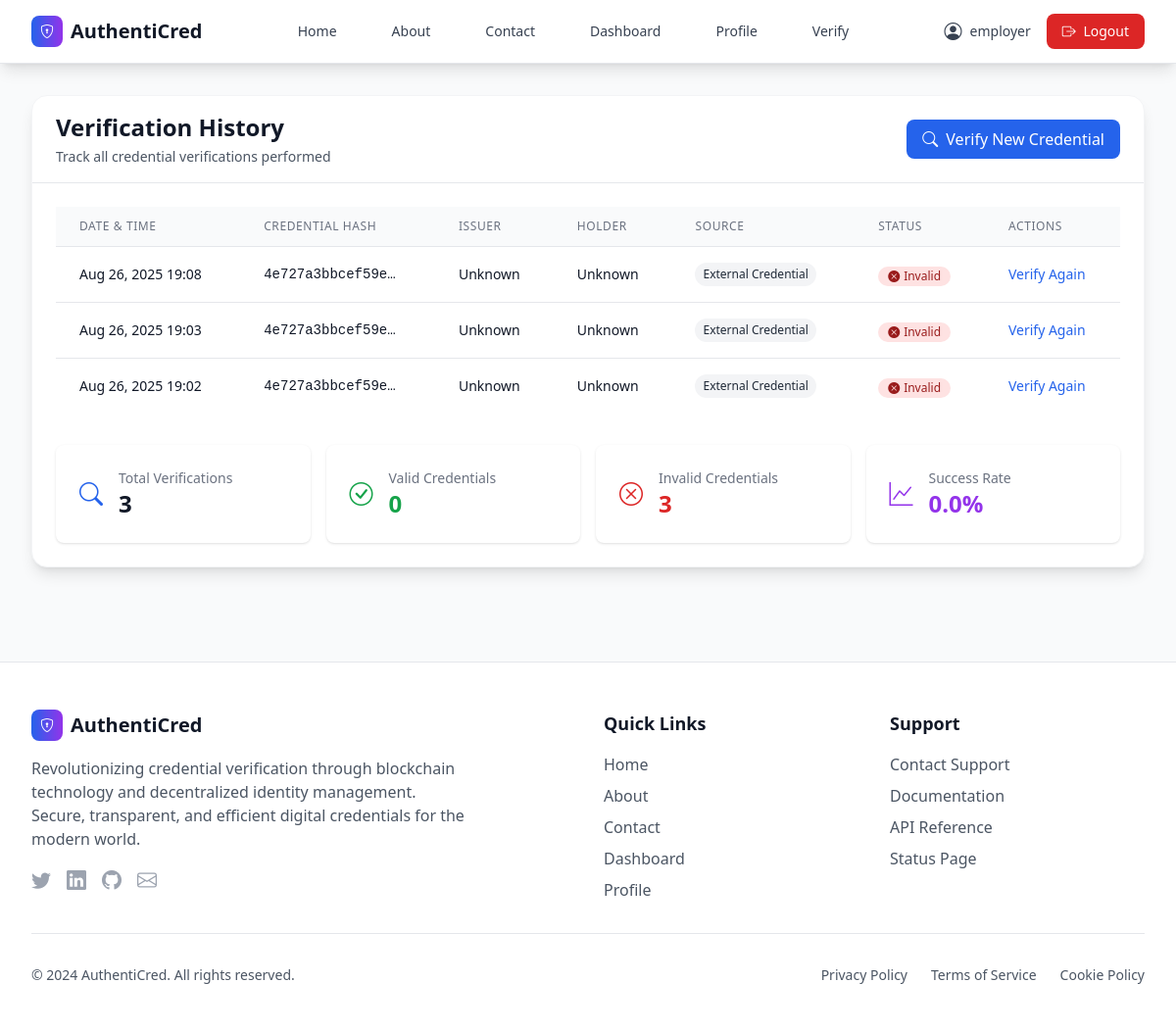
The page /credentials/verification-history/ (signed in) on the database as committed earlier.
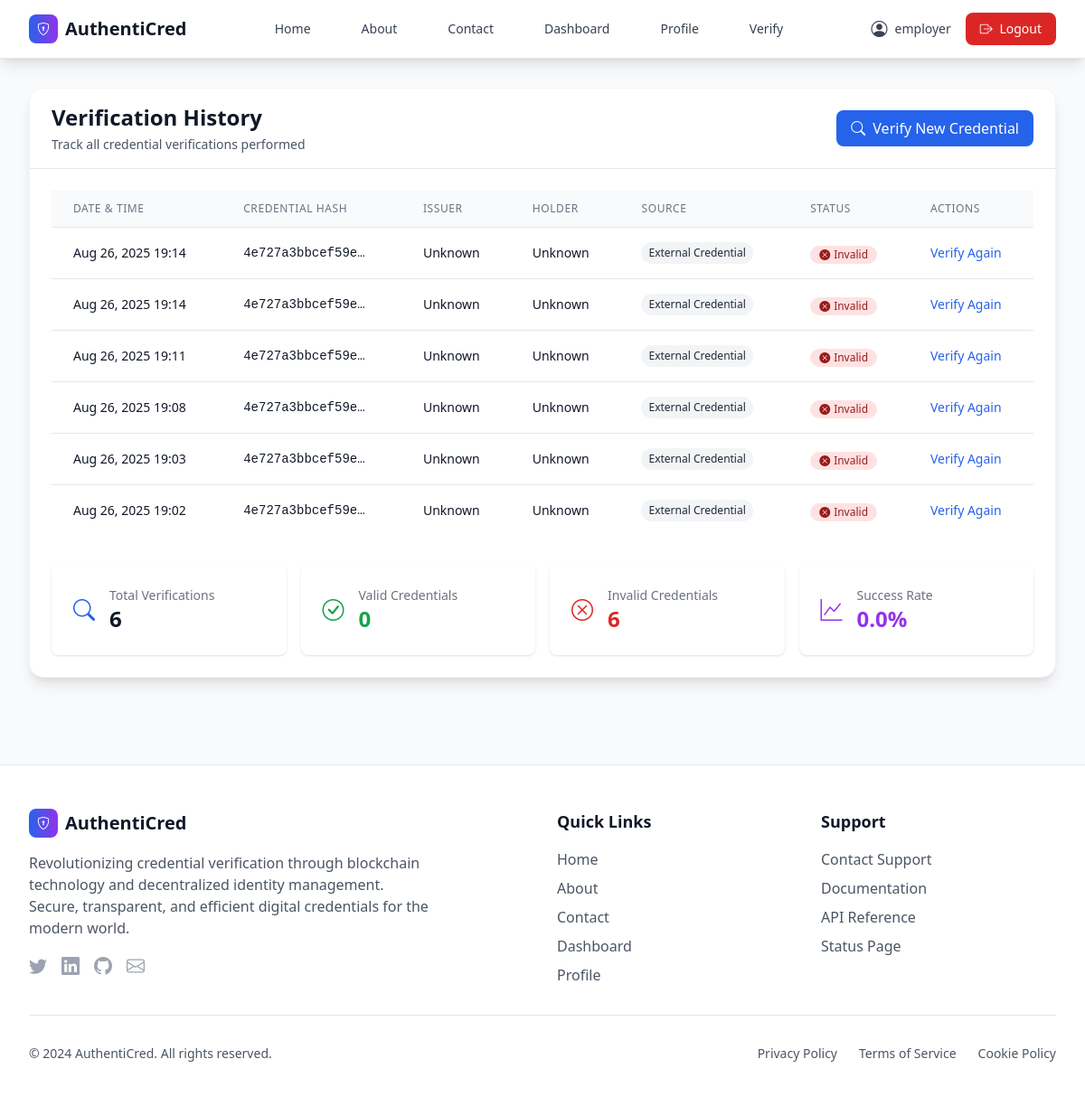
The same page on the database as committed later.
### users/models.py (models this page shows, shortened)
class User(AbstractUser):
    id = models.UUIDField(primary_key=True, default=uuid.uuid4, editable=False)
    user_type = models.CharField(max_length=20, choices=USER_TYPE_CHOICES)
    did = models.CharField(max_length=255, unique=True, null=True, blank=True)
    public_key = models.TextField(null=True, blank=True)
    created_at = models.DateTimeField(default=timezone.now)
    updated_at = models.DateTimeField(auto_now=True)
    groups = models.ManyToManyField(
        Group,
        verbose_name='groups',
        blank=True,
        help_text='The groups this user belongs to.',
        related_name="custom_user_set",
        related_query_name="user",
    )
    user_permissions = models.ManyToManyField(
        Permission,
        verbose_name='user permissions',
        blank=True,
        help_text='Specific permissions for this user.',
        related_name="custom_user_set",
        related_query_name="user",
    )
    def is_issuer(self):
        return self.user_type == 'INSTITUTION'
    def is_holder(self):
        return self.user_type == 'STUDENT'
    def is_verifier(self):
        return self.user_type == 'EMPLOYER'

### credentials/models.py (models this page shows, shortened)
class VerificationRecord(models.Model):
    id = models.UUIDField(primary_key=True, default=uuid.uuid4, editable=False)
    verifier = models.ForeignKey('users.User', on_delete=models.CASCADE, related_name='verifications_performed')
    credential_hash = models.CharField(max_length=64, help_text="64-character hex hash of the credential")
    credential = models.ForeignKey(Credential, on_delete=models.SET_NULL, null=True, blank=True, related_name='verification_records')
    verification_date = models.DateTimeField(default=timezone.now)
    is_valid = models.BooleanField(default=False)
    verification_details = models.JSONField(default=dict, help_text="Detailed verification results")
    source = models.CharField(max_length=20, choices=[
        ('INTERNAL', 'Internal Database'),
        ('EXTERNAL', 'External Credential'),
    ], default='INTERNAL')
    class Meta:
        ordering = ['-verification_date']
        indexes = [
            models.Index(fields=['verifier', '-verification_date']),
            models.Index(fields=['credential_hash']),
        ]
    @property
    def issuer_name(self):
        if self.credential and self.credential.issuer:
            return self.credential.issuer.get_full_name() or self.credential.issuer.username
        return "Unknown"
    @property
    def holder_name(self):
        if self.credential and self.credential.holder:
            return self.credential.holder.get_full_name() or self.credential.holder.username
        return "Unknown"

### credentials/views.py (the view)
# urls.py: path('verification-history/', views.verification_history, name='verification_history'),
@login_required
def verification_history(request):
    if not request.user.is_verifier():
        messages.error(request, "Only verifiers can access verification history")
        return redirect('dashboard')
    verifications = VerificationRecord.objects.filter(verifier=request.user).select_related('credential').order_by('-verification_date')
    total_verifications = verifications.count()
    valid_verifications = verifications.filter(is_valid=True).count()
    invalid_verifications = verifications.filter(is_valid=False).count()
    success_rate = (valid_verifications / total_verifications * 100) if total_verifications > 0 else 0
    return render(request, 'credentials/verification_history.html', {
        'verifications': verifications,
        'total_verifications': total_verifications,
        'valid_verifications': valid_verifications,
        'invalid_verifications': invalid_verifications,
        'success_rate': round(success_rate, 1)
    })

### credentials/templates/credentials/verification_history.html (shortened to what this page needs)
{% extends 'users/base.html' %}
{% block content %}
<div class="max-w-6xl mx-auto">
    <div class="bg-white rounded-2xl shadow-lg border border-gray-100">
        <div class="px-6 py-4 border-b border-gray-200">
            <div class="flex items-center justify-between">
                <div>
                    <h2 class="text-2xl font-bold text-gray-900">Verification History</h2>
                    <p class="text-sm text-gray-600 mt-1">Track all credential verifications performed</p>
                </div>
                <a href="{% url 'verify_credential' %}" class="inline-flex items-center px-4 py-2 bg-blue-600 hover:bg-blue-700 text-white rounded-lg font-medium transition-colors">
                    <i class="bi bi-search mr-2"></i> Verify New Credential
                </a>
            </div>
        </div>
        <div class="p-6">
            {% if verifications %}
            <div class="overflow-x-auto">
                <table class="min-w-full divide-y divide-gray-200">
                    <thead class="bg-gray-50">
                        <tr>
                            <th class="px-6 py-3 text-left text-xs font-medium text-gray-500 uppercase tracking-wider">
                                Date & Time
                            </th>
                            <th class="px-6 py-3 text-left text-xs font-medium text-gray-500 uppercase tracking-wider">
                                Credential Hash
                            </th>
                            <th class="px-6 py-3 text-left text-xs font-medium text-gray-500 uppercase tracking-wider">
                                Issuer
                            </th>
                            <th class="px-6 py-3 text-left text-xs font-medium text-gray-500 uppercase tracking-wider">
                                Holder
                            </th>
                            <th class="px-6 py-3 text-left text-xs font-medium text-gray-500 uppercase tracking-wider">
                                Source
                            </th>
                            <th class="px-6 py-3 text-left text-xs font-medium text-gray-500 uppercase tracking-wider">
                                Status
                            </th>
                            <th class="px-6 py-3 text-left text-xs font-medium text-gray-500 uppercase tracking-wider">
                                Actions
                            </th>
                        </tr>
                    </thead>
                    <tbody class="bg-white divide-y divide-gray-200">
                        {% for verification in verifications %}
                        <tr class="hover:bg-gray-50">
                            <td class="px-6 py-4 whitespace-nowrap text-sm text-gray-900">
                                {{ verification.verification_date|date:"M d, Y H:i" }}
                            </td>
                            <td class="px-6 py-4 whitespace-nowrap text-sm font-mono text-gray-900">
                                {{ verification.credential_hash|truncatechars:16 }}
                            </td>
                            <td class="px-6 py-4 whitespace-nowrap text-sm text-gray-900">
                                {{ verification.issuer_name }}
                            </td>
                            <td class="px-6 py-4 whitespace-nowrap text-sm text-gray-900">
                                {{ verification.holder_name }}
                            </td>
                            <td class="px-6 py-4 whitespace-nowrap text-sm text-gray-900">
                                <span class="inline-flex items-center px-2 py-1 rounded-full text-xs font-medium {% if verification.source == 'INTERNAL' %}bg-blue-100 text-blue-800{% else %}bg-gray-100 text-gray-800{% endif %}">
                                    {{ verification.get_source_display }}
                                </span>
                            </td>
                            <td class="px-6 py-4 whitespace-nowrap">
                                {% if verification.is_valid %}
                                <span class="inline-flex items-center px-2.5 py-0.5 rounded-full text-xs font-medium bg-green-100 text-green-800">
                                    <i class="bi bi-check-circle-fill mr-1"></i> Valid
                                </span>
                                {% else %}
                                <span class="inline-flex items-center px-2.5 py-0.5 rounded-full text-xs font-medium bg-red-100 text-red-800">
                                    <i class="bi bi-x-circle-fill mr-1"></i> Invalid
                                </span>
                                {% endif %}
                            </td>
                            <td class="px-6 py-4 whitespace-nowrap text-sm font-medium">
                                <a href="{% url 'verify_credential' %}?hash={{ verification.credential_hash }}" class="text-blue-600 hover:text-blue-900">Verify Again</a>
                            </td>
                        </tr>
                        {% endfor %}
                    </tbody>
                </table>
            </div>
            <div class="mt-8 grid grid-cols-1 md:grid-cols-4 gap-4">
                <div class="bg-white rounded-lg shadow p-6">
                    <div class="flex items-center">
                        <div class="flex-shrink-0">
                            <i class="bi bi-search text-blue-600 text-2xl"></i>
                        </div>
                        <div class="ml-4">
                            <p class="text-sm font-medium text-gray-500">Total Verifications</p>
                            <p class="text-2xl font-semibold text-gray-900">{{ total_verifications }}</p>
                        </div>
                    </div>
                </div>
                <div class="bg-white rounded-lg shadow p-6">
                    <div class="flex items-center">
                        <div class="flex-shrink-0">
                            <i class="bi bi-check-circle text-green-600 text-2xl"></i>
                        </div>
                        <div class="ml-4">
                            <p class="text-sm font-medium text-gray-500">Valid Credentials</p>
                            <p class="text-2xl font-semibold text-green-600">{{ valid_verifications }}</p>
                        </div>
                    </div>
                </div>
                <div class="bg-white rounded-lg shadow p-6">
                    <div class="flex items-center">
                        <div class="flex-shrink-0">
                            <i class="bi bi-x-circle text-red-600 text-2xl"></i>
                        </div>
                        <div class="ml-4">
                            <p class="text-sm font-medium text-gray-500">Invalid Credentials</p>
                            <p class="text-2xl font-semibold text-red-600">{{ invalid_verifications }}</p>
                        </div>
                    </div>
                </div>
                <div class="bg-white rounded-lg shadow p-6">
                    <div class="flex items-center">
                        <div class="flex-shrink-0">
                            <i class="bi bi-graph-up text-purple-600 text-2xl"></i>
                        </div>
                        <div class="ml-4">
                            <p class="text-sm font-medium text-gray-500">Success Rate</p>
                            <p class="text-2xl font-semibold text-purple-600">{{ success_rate }}%</p>
                        </div>
                    </div>
                </div>
            </div>
            {% endif %}
        </div>
    </div>
</div>
{% endblock %}

### users/templates/users/components/navbar.html (shortened to what this page needs)
<nav class="bg-white shadow-lg border-b border-gray-200">
    <div class="max-w-7xl mx-auto px-4 sm:px-6 lg:px-8">
        <div class="flex justify-between h-16">
            <div class="flex items-center">
                <a href="{% url 'home' %}" class="flex items-center space-x-2 text-xl font-bold text-gray-900">
                    <div class="w-8 h-8 bg-gradient-to-r from-blue-600 to-purple-600 rounded-lg flex items-center justify-center">
                        <i class="bi bi-shield-lock text-white text-sm"></i>
                    </div>
                    <span>AuthentiCred</span>
                </a>
            </div>
            <div class="hidden md:flex items-center space-x-8">
                <a href="{% url 'home' %}" class="text-gray-700 hover:text-blue-600 px-3 py-2 rounded-md text-sm font-medium transition-colors">
                    Home
                </a>
                <a href="{% url 'about' %}" class="text-gray-700 hover:text-blue-600 px-3 py-2 rounded-md text-sm font-medium transition-colors">
                    About
                </a>
                <a href="{% url 'contact' %}" class="text-gray-700 hover:text-blue-600 px-3 py-2 rounded-md text-sm font-medium transition-colors">
                    Contact
                </a>
                {% if user.is_authenticated %}
                <a href="{% url 'dashboard' %}" class="text-gray-700 hover:text-blue-600 px-3 py-2 rounded-md text-sm font-medium transition-colors">
                    Dashboard
                </a>
                <a href="{% url 'profile' %}" class="text-gray-700 hover:text-blue-600 px-3 py-2 rounded-md text-sm font-medium transition-colors">
                    Profile
                </a>
                {% if user.is_verifier %}
                <a href="{% url 'verify_credential' %}" class="text-gray-700 hover:text-blue-600 px-3 py-2 rounded-md text-sm font-medium transition-colors">
                    Verify
                </a>
                {% endif %}
                {% endif %}
            </div>
            <div class="flex items-center space-x-4">
                {% if user.is_authenticated %}
                <div class="flex items-center space-x-2 text-sm text-gray-700">
                    <i class="bi bi-person-circle text-lg"></i>
                    <span>{{ user.username }}</span>
                </div>
                <a href="{% url 'logout' %}" class="bg-red-600 hover:bg-red-700 text-white px-4 py-2 rounded-lg text-sm font-medium transition-colors">
                    <i class="bi bi-box-arrow-right mr-1"></i> Logout
                </a>
                {% endif %}
            </div>
        </div>
    </div>
</nav>

Rows that differ between the two databases and show on the page:
added VerificationRecord: verification_date "Aug 26, 2025 19:14", credential_hash "4e727a3bbcef59e…", issuer_name "Unknown", holder_name "Unknown", source "External Credential", is_valid False (drawn)
added VerificationRecord: verification_date "Aug 26, 2025 19:14", credential_hash "4e727a3bbcef59e…", issuer_name "Unknown", holder_name "Unknown", source "External Credential", is_valid False (drawn)
added VerificationRecord: verification_date "Aug 26, 2025 19:11", credential_hash "4e727a3bbcef59e…", issuer_name "Unknown", holder_name "Unknown", source "External Credential", is_valid False (drawn)
Other text that changed with them:
{{ total_verifications }}: "3" → "6"
{{ invalid_verifications }}: "3" → "6"
